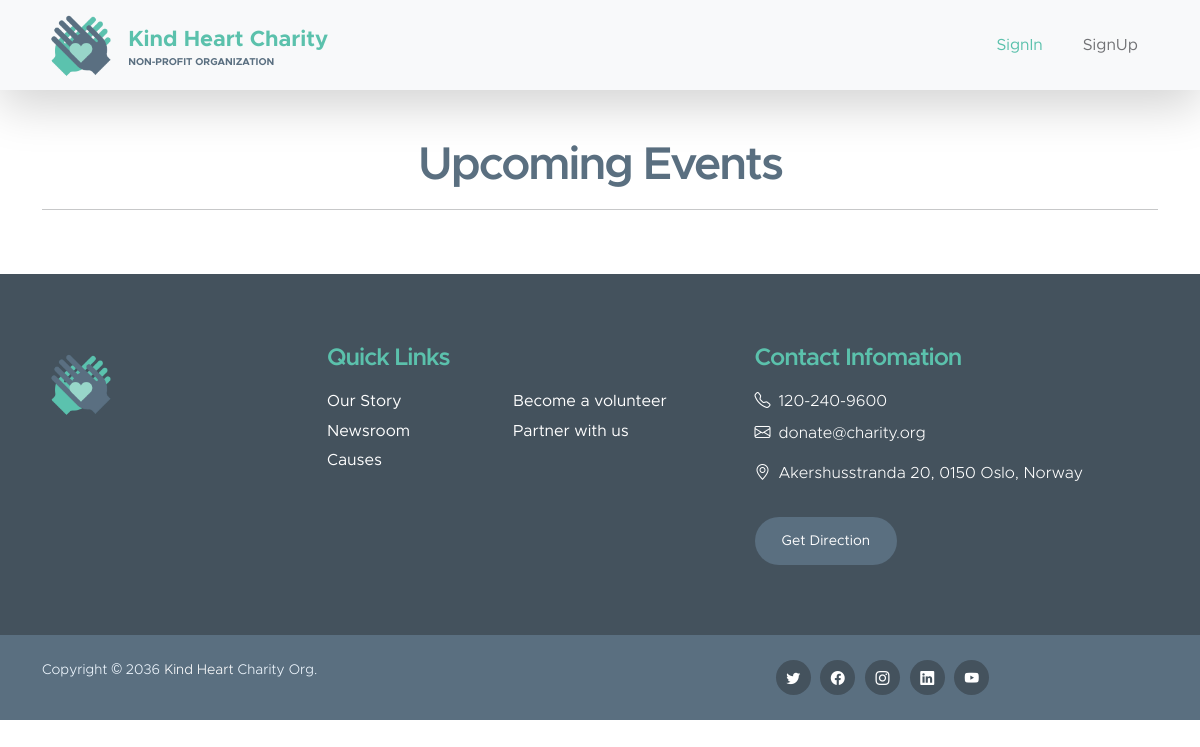
/volunteer-dashboard/, run on an earlier commit of the app's database.
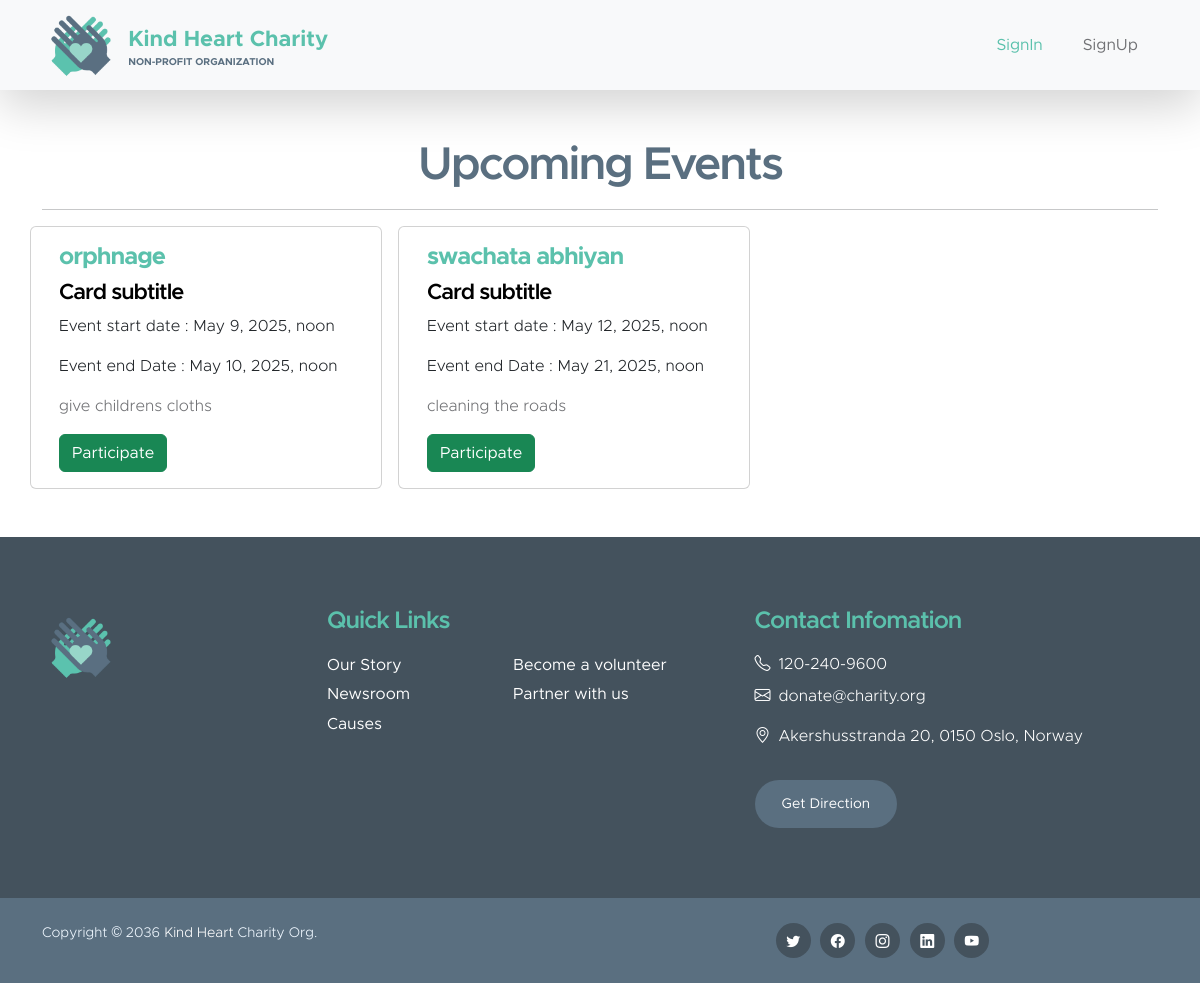
And on a later commit of the database.
### heart_charity/models.py (models this page shows, shortened)
class Event(models.Model):
    title = models.CharField(max_length=200)
    description = models.TextField(blank=True)
    start_time = models.DateTimeField()
    end_time = models.DateTimeField()

### heart_charity/views.py (the view)
# urls.py: path('volunteer-dashboard/', views.volunteer_dashboard, name='volunteer_dashboard'),
def volunteer_dashboard(request):
    upcoming_events = Event.objects.filter(start_time__gte=datetime.now()).order_by('start_time')
    return render(request, 'volunteer_dashboard.html', {'events': upcoming_events})

### heart_charity/templates/volunteer_dashboard.html
{% extends 'base.html' %}
{% load static %}
{% block content %}
<div class="container">
    <center><h2>Upcoming Events</h2>
    </center><hr>
    <div class="row">
        {% for event in events %}
        <div class="card col-md-4 me-3" style="width: 22rem; ">
            <div class="card-body">
              <h5 class="card-title"><strong>{{ event.title }}</strong></h5>
              <h6 class="card-text ">Card subtitle</h6>
              <p class="card-text  text-dark ">Event start date : {{ event.start_time }}</p>
              <p class="card-text text-dark">Event end Date : {{ event.end_time }}</p>
              <p class="card-text">{{ event.description }}</p>
              <button href="#" class="btn btn-success ">Participate</button>
            </div>
          </div>
          {% endfor %}
    </div>
</div>{% endblock %}

### heart_charity/templates/base.html (shortened to what this page needs)
{% load static %}
<!doctype html>
<html lang="en">
    <head>
        <link href="{% static 'css/bootstrap.min.css' %}" rel="stylesheet">
        <link href="{% static 'css/bootstrap-icons.css' %}" rel="stylesheet">
        <link href="{% static 'css/templatemo-kind-heart-charity.css' %}" rel="stylesheet">
    </head>
    <body>
        <nav class="navbar navbar-expand-lg bg-light shadow-lg">
            <div class="container">
                <a class="navbar-brand" href="/">
                    <img src="{% static 'images/logo.png'  %}"  class="logo img-fluid" alt="Kind Heart Charity">
                    <span>
                        Kind Heart Charity
                        <small>Non-profit Organization</small>
                    </span>
                </a>
                <div class="collapse navbar-collapse" id="navbarNav">
                    <ul class="navbar-nav ms-auto">
                        {% if not user.is_authenticated %}
                        <li class="nav-item"><a class="nav-link" href="{% url 'signin' %}">SignIn</a></li>
                        <li class="nav-item"><a class="nav-link" href="{% url 'signup' %}">SignUp</a></li>
                        {% endif %}
                    </ul>
                </div>
            </div>
        </nav>
        <main>
            <section class="hero-section">
                <div class="container py-5">
                    <div class="row">
                        {% block content %}
                        {% endblock %}
                    </div>
                </div>
            </section>
        </main>
        <footer class="site-footer">
            <div class="container">
                <div class="row">
                    <div class="col-lg-3 col-12 mb-4">
                        <img src="{% static 'images/logo.png' %}" class="logo img-fluid" alt="">
                    </div>
                    <div class="col-lg-4 col-md-6 col-12 mb-4">
                        <h5 class="site-footer-title mb-3">Quick Links</h5>
                        <ul class="footer-menu">
                            <li class="footer-menu-item"><a href="#" class="footer-menu-link">Our Story</a></li>
                            <li class="footer-menu-item"><a href="#" class="footer-menu-link">Newsroom</a></li>
                            <li class="footer-menu-item"><a href="#" class="footer-menu-link">Causes</a></li>
                            <li class="footer-menu-item"><a href="#" class="footer-menu-link">Become a volunteer</a></li>
                            <li class="footer-menu-item"><a href="#" class="footer-menu-link">Partner with us</a></li>
                        </ul>
                    </div>
                    <div class="col-lg-4 col-md-6 col-12 mx-auto">
                        <h5 class="site-footer-title mb-3">Contact Infomation</h5>
                        <p class="text-white d-flex mb-2">
                            <i class="bi-telephone me-2"></i>
                            <a href="tel: 120-240-9600" class="site-footer-link">
                                120-240-9600
                            </a>
                        </p>
                        <p class="text-white d-flex">
                            <i class="bi-envelope me-2"></i>
                            <a href="mailto:info@yourgmail.com" class="site-footer-link">
                                donate@charity.org
                            </a>
                        </p>
                        <p class="text-white d-flex mt-3">
                            <i class="bi-geo-alt me-2"></i>
                            Akershusstranda 20, 0150 Oslo, Norway
                        </p>
                        <a href="#" class="custom-btn btn mt-3">Get Direction</a>
                    </div>
                </div>
            </div>
            <div class="site-footer-bottom">
                <div class="container">
                    <div class="row">
                        <div class="col-lg-6 col-md-7 col-12">
                            <p class="copyright-text mb-0">Copyright © 2036 <a href="#">Kind Heart</a> Charity Org.
                       </p>
                        </div>
                        <div class="col-lg-6 col-md-5 col-12 d-flex justify-content-center align-items-center mx-auto">
                            <ul class="social-icon">
                                <li class="social-icon-item">
                                    <a href="#" class="social-icon-link bi-twitter"></a>
                                </li>
                                <li class="social-icon-item">
                                    <a href="#" class="social-icon-link bi-facebook"></a>
                                </li>
                                <li class="social-icon-item">
                                    <a href="#" class="social-icon-link bi-instagram"></a>
                                </li>
                                <li class="social-icon-item">
                                    <a href="#" class="social-icon-link bi-linkedin"></a>
                                </li>
                                <li class="social-icon-item">
                                    <a href="https://youtube.com/templatemo" class="social-icon-link bi-youtube"></a>
                                </li>
                            </ul>
                        </div>
                    </div>
                </div>
            </div>
        </footer>
    </body>
</html>

### heart_charity/static/css/templatemo-kind-heart-charity.css (style rules this page uses)
:root { --white-color: #ffffff; --primary-color: #5bc1ac; --secondary-color: #5a6f80; --section-bg-color: #f0f8ff; --site-footer-bg-color: #44525d; --custom-btn-bg-color: #597081; --custom-btn-bg-hover-color: #5bc1ac; --dark-color: #000000; --p-color: #717275; --border-color: #e9eaeb; --body-font-family: 'Metropolis', sans-serif; --h1-font-size: 52px; --h2-font-size: 46px; --h3-font-size: 32px; --h4-font-size: 28px; --h5-font-size: 24px; --h6-font-size: 22px; --p-font-size: 16px; --btn-font-size: 18px; --copyright-font-size: 14px; --border-radius-large: 100px; --border-radius-medium: 20px; --border-radius-small: 10px; --font-weight-light: 300; --font-weight-normal: 400; --font-weight-semibold: 600; --font-weight-bold: 700; }
body { background-color: var(--white-color); font-family: var(--body-font-family); }
h2, h3, h4, h5, h6 { color: var(--dark-color); }
h1, h2, h3, h4, h5, h6 { font-weight: var(--font-weight-semibold); letter-spacing: -1px; }
h2 { color: var(--secondary-color); font-size: var(--h2-font-size); letter-spacing: -2px; }
h5 { color: var(--primary-color); font-size: var(--h5-font-size); }
h6 { font-size: var(--h6-font-size); }
p { color: var(--p-color); font-size: var(--p-font-size); font-weight: var(--font-weight-light); }
ul li { color: var(--p-color); font-size: var(--p-font-size); font-weight: var(--font-weight-normal); }
a, button { touch-action: manipulation; transition: all 0.3s; }
a { color: var(--p-color); text-decoration: none; }
b, strong { font-weight: var(--font-weight-bold); }
.custom-btn { background: var(--secondary-color); border: 2px solid transparent; border-radius: var(--border-radius-large); color: var(--white-color); font-size: var(--btn-font-size); font-weight: var(--font-weight-normal); line-height: normal; padding: 15px 25px; }
.navbar { background: var(--white-color); z-index: 9; padding-top: 0; padding-bottom: 0; }
.navbar-brand { color: var(--primary-color); font-size: var(--h6-font-size); font-weight: var(--font-weight-bold); }
.navbar-brand span { display: inline-block; vertical-align: middle; }
.navbar-brand small { color: var(--secondary-color); display: block; font-size: 10px; line-height: normal; text-transform: uppercase; }
.logo { width: 80px; height: auto; }
.navbar-expand-lg .navbar-nav .nav-link { margin-right: 0; margin-left: 0; padding: 20px; }
.navbar-nav .nav-link { display: inline-block; color: var(--p-color); font-size: var(--p-font-size); font-weight: var(--font-weight-medium); position: relative; padding-top: 15px; padding-bottom: 15px; }
.navbar-nav .nav-link.active, .navbar-nav .nav-link:hover { background: transparent; color: var(--primary-color); }
.site-footer { background-color: var(--site-footer-bg-color); padding-top: 70px; }
.site-footer-bottom { background-color: var(--secondary-color); position: relative; z-index: 2; margin-top: 70px; padding-top: 25px; padding-bottom: 25px; }
.site-footer-bottom a { color: var(--white-color); }
.site-footer-link { color: var(--white-color); }
.copyright-text { color: var(--section-bg-color); font-size: var(--copyright-font-size); margin-right: 30px; }
.site-footer .custom-btn { font-size: var(--copyright-font-size); }
.footer-menu { column-count: 2; margin: 0; padding: 0; }
.footer-menu-item { list-style: none; display: block; }
.footer-menu-link { font-size: var(--p-font-size); color: var(--white-color); display: inline-block; vertical-align: middle; margin-right: 10px; margin-bottom: 5px; }
.social-icon { margin: 0; padding: 0; }
.social-icon-item { list-style: none; display: inline-block; vertical-align: top; }
.social-icon-link { background: var(--site-footer-bg-color); border-radius: var(--border-radius-large); color: var(--white-color); font-size: var(--copyright-font-size); display: block; margin-right: 5px; text-align: center; width: 35px; height: 35px; line-height: 38px; }

What changed in the data, as far as the page shows it:
added Event: title "orphnage", start_time "May 9, 2025, noon", end_time "May 10, 2025, noon", description "give childrens cloths"
added Event: title "swachata abhiyan", start_time "May 12, 2025, noon", end_time "May 21, 2025, noon", description "cleaning the roads"
